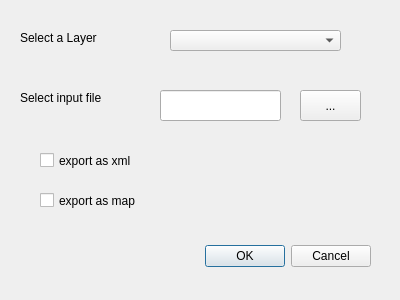
<?xml version="1.0" encoding="UTF-8"?>
<ui version="4.0" >
 <class>QgisMapExporterDialogBase</class>
 <widget class="QDialog" name="QgisMapExporterDialogBase" >
  <property name="geometry" >
   <rect>
    <x>0</x>
    <y>0</y>
    <width>400</width>
    <height>300</height>
   </rect>
  </property>
  <property name="windowTitle" >
   <string>QgisMapExporter</string>
  </property>
  <widget class="QDialogButtonBox" name="button_box" >
   <property name="geometry" >
    <rect>
     <x>30</x>
     <y>240</y>
     <width>341</width>
     <height>32</height>
    </rect>
   </property>
   <property name="orientation" >
    <enum>Qt::Horizontal</enum>
   </property>
   <property name="standardButtons" >
    <set>QDialogButtonBox::Cancel|QDialogButtonBox::Ok</set>
   </property>
  </widget>
  <widget class="QComboBox" name="mMapLayerComboBox">
   <property name="geometry">
    <rect>
     <x>170</x>
     <y>30</y>
     <width>171</width>
     <height>21</height>
    </rect>
   </property>
  </widget>
  <widget class="QLabel" name="label">
   <property name="geometry">
    <rect>
     <x>20</x>
     <y>30</y>
     <width>101</width>
     <height>16</height>
    </rect>
   </property>
   <property name="text">
    <string>Select a Layer</string>
   </property>
  </widget>
  <widget class="QLabel" name="label_2">
   <property name="geometry">
    <rect>
     <x>20</x>
     <y>90</y>
     <width>101</width>
     <height>16</height>
    </rect>
   </property>
   <property name="text">
    <string>Select input file</string>
   </property>
  </widget>
  <widget class="QLineEdit" name="lineEdit">
   <property name="geometry">
    <rect>
     <x>160</x>
     <y>90</y>
     <width>121</width>
     <height>31</height>
    </rect>
   </property>
  </widget>
  <widget class="QPushButton" name="pushButton">
   <property name="geometry">
    <rect>
     <x>300</x>
     <y>90</y>
     <width>61</width>
     <height>31</height>
    </rect>
   </property>
   <property name="text">
    <string>...</string>
   </property>
  </widget>
  <widget class="QCheckBox" name="export_xml">
   <property name="geometry">
    <rect>
     <x>40</x>
     <y>150</y>
     <width>131</width>
     <height>21</height>
    </rect>
   </property>
   <property name="text">
    <string>export as xml</string>
   </property>
   <property name="checked">
    <bool>false</bool>
   </property>
  </widget>
    <widget class="QCheckBox" name="export_map">
   <property name="geometry">
    <rect>
     <x>40</x>
     <y>190</y>
     <width>131</width>
     <height>21</height>
    </rect>
   </property>
   <property name="text">
    <string>export as map</string>
   </property>
   <property name="checked">
    <bool>false</bool>
   </property>
  </widget>
 </widget>
 <resources/>
 <connections>
  <connection>
   <sender>button_box</sender>
   <signal>accepted()</signal>
   <receiver>QgisMapExporterDialogBase</receiver>
   <slot>accept()</slot>
   <hints>
    <hint type="source_label" >
     <x>248</x>
     <y>254</y>
    </hint>
    <hint type="destination_label" >
     <x>157</x>
     <y>274</y>
    </hint>
   </hints>
  </connection>
  <connection>
   <sender>button_box</sender>
   <signal>rejected()</signal>
   <receiver>QgisMapExporterDialogBase</receiver>
   <slot>reject()</slot>
   <hints>
    <hint type="source_label" >
     <x>316</x>
     <y>260</y>
    </hint>
    <hint type="destination_label" >
     <x>286</x>
     <y>274</y>
    </hint>
   </hints>
  </connection>
 </connections>
</ui>
